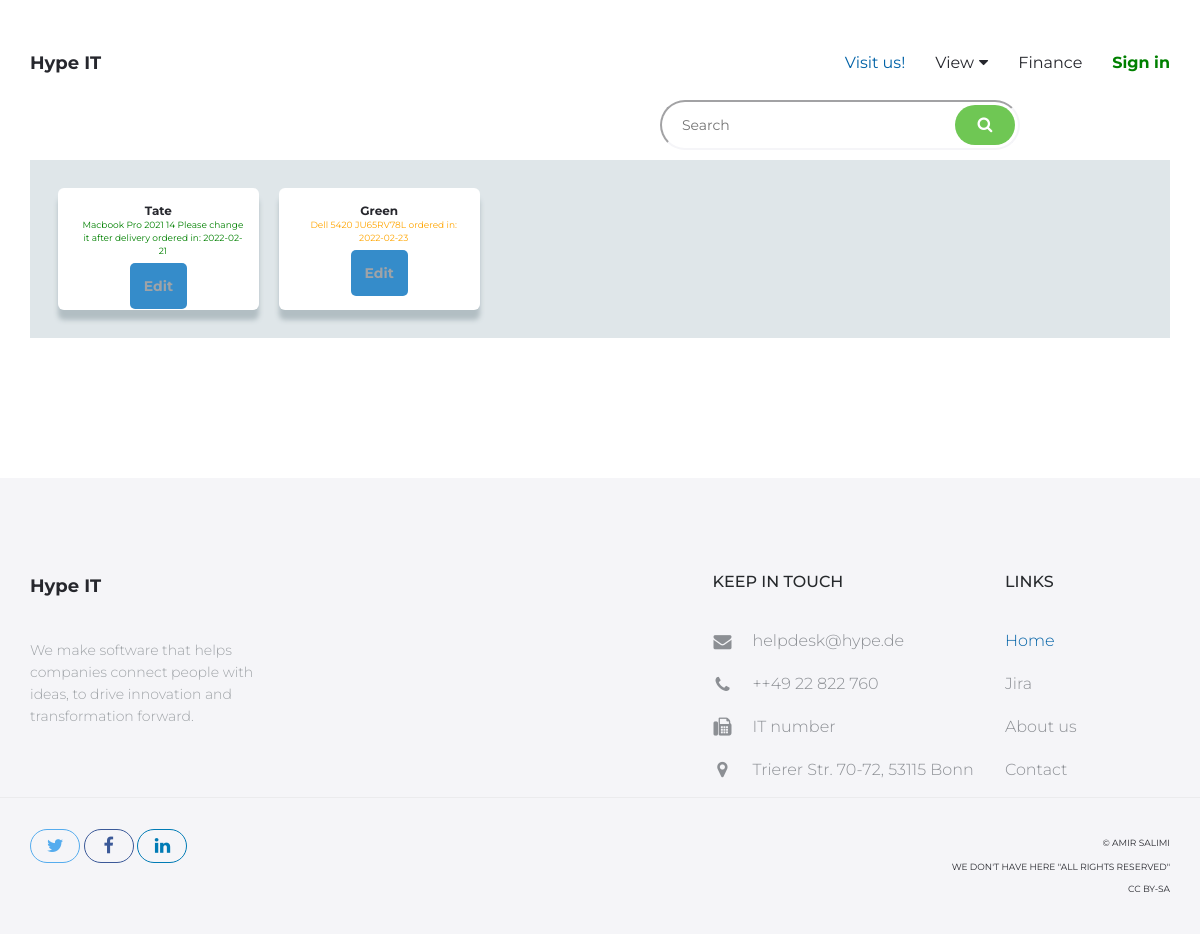
The app's page /step/prepared_list/ with its own data.
### step/models.py (models this page shows, shortened)
class Preparing(models.Model):
    device = models.OneToOneField(Warehouse, on_delete=models.PROTECT)
    domainName = models.CharField(max_length=25, unique=True)
    status_of_preparing = (
        (1,'Nothing'),(2,'Not complete'),(3,'Complete'),
    )
    status = models.IntegerField(choices=status_of_preparing, default=1)
    editor = models.ForeignKey(to=User, on_delete=models.PROTECT)
    comment = models.TextField(blank=True)

class Warehouse(models.Model):
    device = models.ForeignKey(to=Pc, on_delete=models.PROTECT)
    orderer = models.ForeignKey(to=User, on_delete=models.PROTECT)
    price = models.IntegerField()
    orderDate = models.DateField()
    next_step = (
        (1,'Not delivered'),(2,'Got it'),(3,'Idle'),(4,'Wait for the upgrade'),(5,'Wait for repairs'),(6,'Other'),
    )
    status = models.IntegerField(choices=next_step, default=1)
    serialNumber = models.CharField(max_length=50, default='Please change it after delivery')
    comment = models.TextField(blank=True)
    def __str__(self):
        return f'{self.device.nickName}   {self.serialNumber} ordered in: {self.orderDate}'

### device/models.py (models this page shows, shortened)
class Pc(models.Model):
    nickName = models.CharField(max_length=100)
    brand = models.ForeignKey(to='Brand', on_delete=models.PROTECT)
    os = models.ForeignKey(to='Os', on_delete=models.PROTECT)
    type_of_device = (
        (1,'Laptop'),(2,'NUC'),(3,'Server'),(4,'PC'),(5,'All-in-One'),(6,'Other'),
    )
    type = models.IntegerField(choices= type_of_device)
    cpu = models.ForeignKey(to='Cpu', on_delete=models.PROTECT)
    ram = models.ForeignKey(to='Ram', on_delete=models.PROTECT)
    vga = models.ForeignKey(to='Vga', on_delete=models.PROTECT)
    storage = models.CharField(max_length=50)
    display = models.CharField(max_length=50, blank=True)
    other = models.TextField(blank=True)

### step/views.py (the view)
# urls.py: path('prepared_list/', views.preparedView ),
def preparedView(request):
    prepared = Preparing.objects.all()
    context = {
        'prepared' : prepared,
    }
    return render(request, "step/preparing.html", context)

### step/templates/step/preparing.html (shortened to what this page needs)
{% extends 'account/index.html' %}
{% load widget_tweaks %}
{% block body %}
<main id="main" class="site-main">
    <section class="site-section section-ui-elements">
        <form class="form-group" method="POST" action="{% url 'search-prepared' %}">
            <input type="search" class="aform-control" placeholder="Search" name="searched">
            <button class="btn btn-green" type="submit"><i class="fa fa-search" aria-hidden="true"></i></button>
        </form> <br><br>
        <div class="container">
            <br class="typography">
            <section class="ainfo-list">
                <div class="aaabox-container">
                    {% if prepared %}
                    {% for pr in prepared %}
                    <div class="abox">
                        <div class="aname" style="font-size: 12px;">{{ pr.domainName }}</div>
                        {% if pr.status == 1 %}
                        <div class="atext" style="font-size: 9px; color: red;">{{ pr.device }}</div>
                        {% elif pr.status == 2 %}
                        <div class="atext" style="font-size: 9px; color: orange;">{{ pr.device }}</div>
                        {% else %}
                        <div class="atext" style="font-size: 9px; color: green;">{{ pr.device }}</div>
                        {% endif %}
                        <div>
                            <a class="aedit-button" href="/step/prepared_edit/{{ pr.id }}">Edit</a>
                        </div>
                    </div>
                    {% endfor %}
                    {% endif %}
                </div>
            </section>
        </div>
    </section>
</main>
{% endblock %}

### account/static/account/css/style.css (style rules this page uses)
a { transition: all 0.25s ease-in-out; -moz-transition: all 0.25s ease-in-out; -webkit-transition: all 0.25s ease-in-out; -o-transition: all 0.25s ease-in-out; -ms-transition: all 0.25s ease-in-out; cursor: pointer; color: #9fa3a7; }
.btn { line-height: 50px; min-width: 200px; font-size: 16px; font-weight: 300; border: 0; border-radius: 50px; color: #26272d; background-color: #fff; padding: 0; transition: color 0.25s ease-in-out, background-color 0.25s ease-in-out; -moz-transition: color 0.25s ease-in-out, background-color 0.25s ease-in-out; -webkit-transition: color 0.25s ease-in-out, background-color 0.25s ease-in-out; -o-transition: color 0.25s ease-in-out, background-color 0.25s ease-in-out; -ms-transition: color 0.25s ease-in-out, background-color 0.25s ease-in-out; }
.btn-green { background-color: #6fc754; color: #fff; }
.form-group { position: relative; margin: 0 auto; width: 100%; right: 15%; }
.form-group .btn { position: absolute; top: 5px; right: 5px; line-height: 40px; min-width: 60px; font-size: 16px; border-radius: 25px; }
html, body { width: 100%; height: 100%; margin: 0; padding: 0; font-family: 'Montserrat', sans-serif; color: #26272d; }
.site-section { padding: 100px 0 140px; }

### account/static/account/css/mystyle.css (style rules this page uses)
.ainfo-list { background-color: #dfe6e9; padding: 2em; }
.ainfo-list .abox { background-color: white; border-radius: 6px; padding: 1em; box-shadow: 0px 10px 5px #b2bec3; text-align: center; }
.abox .aname { font-size: 18px; font-weight: bold; }
.abox .atext { text-align: center; margin-left: 1em; margin-bottom: 2em; }
.aedit-button { background-color: #358cca; border: none; padding: 1em; border-radius: 5px; font-weight: bold; width: 50%; }
.aform-control { border-radius: 25px; height: 50px; padding: 15px 20px; border-color: #f5f5f8; width: 30%; float: right; }
.aaabox-container { display: grid; grid-template-columns: 1fr 1fr 1fr 1fr 1fr; grid-column-gap: 20px; grid-row-gap: 30px; }

### records on screen
Preparing: domainName "Tate", device "Macbook Pro 2021 14 Please change it after delivery ordered in: 2022-02-21"
Preparing: domainName "Green", device "Dell 5420 JU65RV78L ordered in: 2022-02-23"
